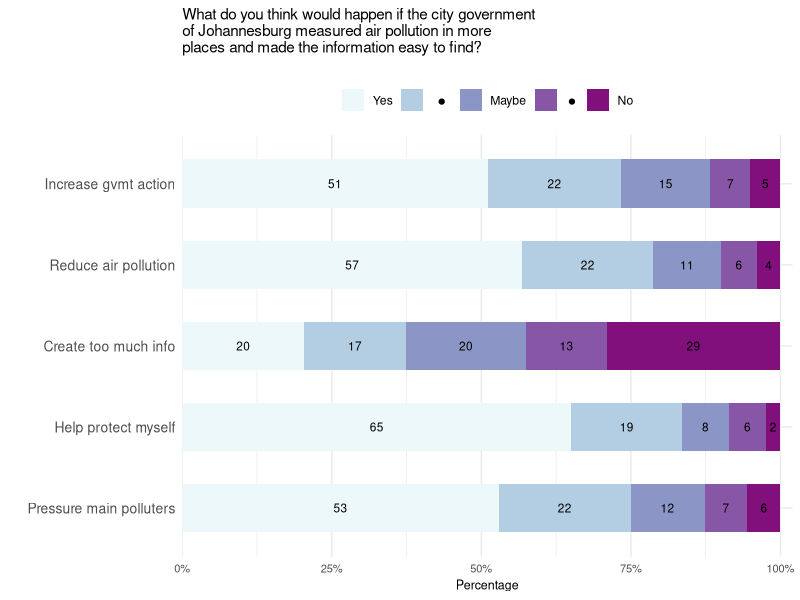
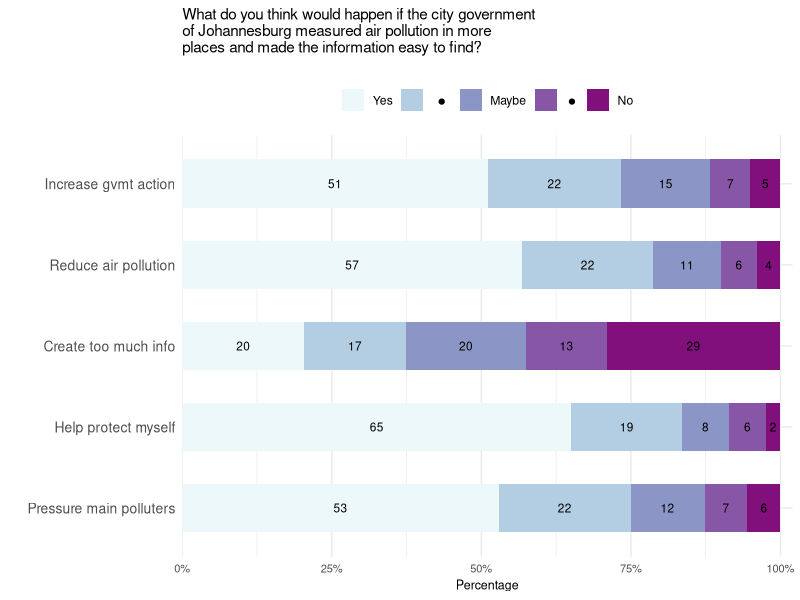

These figures' R source, in order:
## ---- chunk 1

# ## clean environment
# # rm(list = ls())
# 
# # Define which packages needed for analyses
# p_needed <-
#   c("tidyverse")
# 
# # Check which packages are already installed on your computer
# packages <- rownames(installed.packages())
# 
# # Check which packages are not installed
# p_to_install <- p_needed[!(p_needed %in% packages)]
# 
# if (length(p_to_install) > 0) {
#   install.packages(p_to_install)
# }
# sapply(p_needed, require, character.only = TRUE)
# # 
# ## For replicability: session information 
# session_info <- print(sessionInfo())

library(tidyverse)
library(RColorBrewer)
library(scales)

## For replicability: session information 
session_info <- print(sessionInfo())

## ---- chunk 2
"%ni%" = Negate("%in%")

set.seed(123)

dataJoburg <- read.csv("data/data_joh_person_anon.csv")

## ---- chunk 3
# filter out straightlining for the effect of more monitoring "More measurements would..."

# Identify columns starting with "AM_effect"
effect_cols <- grep("^AM_effect", names(dataJoburg), value = TRUE)

# Calculate the row-wise standard deviation for these columns and filter out straightliners
dataJoburgFilter <- dataJoburg %>%
  mutate(effect_sd = apply(select(., all_of(effect_cols)), 1, sd, na.rm = TRUE)) %>%
  filter(effect_sd != 0) %>%
  select(-effect_sd)

dataJoburg <- dataJoburgFilter

## ---- chunk 4

# --- Step 1: Recode and factor all three policy variables ---
recode_policy <- function(x) {
  factor(recode(x,
    `1` = "No",
    `2` = "dot_1 ", # Ensure consistent spacing for internal names if they are part of the level string
    `3` = "Maybe",
    `4` = "dot_2  ", # Consistent spacing for internal names (note two spaces at end to differentiate from dot_1 )
    `5` = "Yes"
  ),
  # Ensure these levels match the strings used in recode exactly, including spaces
  levels = c("No", "dot_1 ", "Maybe", "dot_2  ", "Yes"),
  ordered = TRUE
  )
}

dataJoburg <- dataJoburg %>%
  mutate(
    AM_effect1_1F = recode_policy(AM_effect1_1),
    AM_effect2_1F = recode_policy(AM_effect2_1),
    AM_effect3_1F = recode_policy(AM_effect3_1),
    AM_effect4_1F = recode_policy(AM_effect4_1),
    AM_effect5_1F = recode_policy(AM_effect5_1)
  )

# --- Step 2: Pivot the data to long format and summarize ---
# Select only the newly created _F columns for pivoting
summary_data <- dataJoburg %>%
  select(starts_with("AM_effect")) %>% # Selects all columns starting with "AM_effect" and ending with F
                                          # Make sure this accurately captures your variables
  pivot_longer(
    cols = ends_with("F"), # Selects all columns ending with "F" for flexibility
    names_to = "Question",
    values_to = "Response_Category",
    values_drop_na = TRUE
  ) %>%
  group_by(Question, Response_Category) %>%
  summarise(obs_count = n(), .groups = "drop_last") %>% # Renamed 'count' to 'obs_count' to avoid conflict
  mutate(share = obs_count / sum(obs_count)) %>%
  ungroup() %>%
  group_by(Question) %>% # Regroup by Question to apply cumulative sum per group
  arrange(fct_rev(Response_Category)) %>% # IMPORTANT: Arrange by the factor order of Response_Category
  mutate(
    y_max = cumsum(share),
    y_mid = y_max - (share / 2),
    label_text = as.character(round(share * 100))
  ) %>%
  ungroup()

# --- Step 3: Define the order and labels for the plot and legend ---
# Labels for the LEGEND
legend_labels_full <- c(
  "No",
  " ● ", # Consistent legend label for dot_1
  "Maybe",
  "  ●  ", # Consistent legend label for dot_2
  "Yes"
)

# This should be the natural order of your factor levels from recode_policy
fill_levels_defined_order <- levels(dataJoburg$AM_effect1_1F)

# Define the custom labels for the Y-axis (Question labels after coord_flip)
# IMPORTANT: Adjust 'levels' to the exact names of your `_F` variables
# and 'labels' to their desired display names.
summary_data$Question_Plot_Label <- factor(summary_data$Question,
                                           levels = c("AM_effect1_1F", "AM_effect2_1F", "AM_effect3_1F", "AM_effect4_1F", "AM_effect5_1F"), # Customize this order
                                           labels = c("Increase gvmt action", "Reduce air pollution", "Create too much info", "Help protect myself", "Pressure main polluters"), # Customize these labels
                                           ordered = TRUE) %>%
                                    fct_rev() # Reverse the order for plotting with coord_flip

# --- Plotting the Horizontal Stacked Bar Plot with custom text positions ---
p_stacked_fixed <- ggplot(summary_data, aes(x = Question_Plot_Label, y = share,
                                             fill = Response_Category)) + 
  geom_col(width = 0.6) +
  geom_text(
    aes(y = y_mid, label = label_text, color = "black"),
    size = 3,
    na.rm = FALSE
  ) +
  coord_flip() + # Rotate to horizontal
  scale_y_continuous(
    labels = percent_format(accuracy = 1),
    expand = expansion(mult = c(0, 0.02))
  ) +
  scale_fill_manual(
    values = brewer.pal(5, "BuPu"), # Consider if BuPu is ideal for "Disagree/Agree"
    limits = rev(fill_levels_defined_order), # Reverse the order for the fill scale limits
    labels = rev(legend_labels_full) # Also reverse the labels for the legend to match the plot
  ) +
  scale_color_identity() +
  labs(
    x = "",
    y = "Percentage",
    fill = "Response",
    title = "What do you think would happen if the city government\nof Johannesburg measured air pollution in more\nplaces and made the information easy to find?
" # question
  ) +
  theme_minimal() +
  theme(
    legend.position = "top",
    legend.title = element_blank(),
    axis.text.y = element_text(size = 10),
    axis.text.x = element_text(size = 8),
    axis.title.x = element_text(size = 9),
    plot.title = element_text(size = 11)
  )

print(p_stacked_fixed)

# Save the plot
ggsave(plot = p_stacked_fixed, filename = paste("plots/aqm_impact_stacked.png", sep = ""),
       dpi=600, width = 18, height = 10, units='cm')


